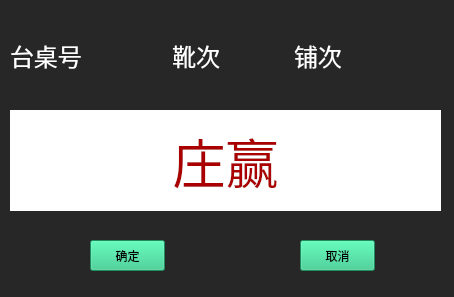
<?xml version="1.0" encoding="UTF-8"?>
<ui version="4.0">
 <class>Form</class>
 <widget class="QWidget" name="Form">
  <property name="geometry">
   <rect>
    <x>0</x>
    <y>0</y>
    <width>454</width>
    <height>297</height>
   </rect>
  </property>
  <property name="windowTitle">
   <string>Form</string>
  </property>
  <property name="styleSheet">
   <string notr="true">background-color: rgb(39, 39, 39);</string>
  </property>
  <widget class="QLabel" name="label_result">
   <property name="geometry">
    <rect>
     <x>10</x>
     <y>110</y>
     <width>431</width>
     <height>101</height>
    </rect>
   </property>
   <property name="font">
    <font>
     <family>方正粗黑宋简体</family>
     <pointsize>40</pointsize>
    </font>
   </property>
   <property name="styleSheet">
    <string notr="true">background-color: rgb(255, 255, 255);
color: rgb(170, 0, 0);</string>
   </property>
   <property name="text">
    <string>庄赢</string>
   </property>
   <property name="alignment">
    <set>Qt::AlignCenter</set>
   </property>
  </widget>
  <widget class="QPushButton" name="pu_enter">
   <property name="geometry">
    <rect>
     <x>90</x>
     <y>240</y>
     <width>75</width>
     <height>31</height>
    </rect>
   </property>
   <property name="styleSheet">
    <string notr="true">background-color: rgb(40, 197, 132);</string>
   </property>
   <property name="text">
    <string>确定</string>
   </property>
   <property name="shortcut">
    <string>Enter</string>
   </property>
  </widget>
  <widget class="QPushButton" name="pu_cancel">
   <property name="geometry">
    <rect>
     <x>300</x>
     <y>240</y>
     <width>75</width>
     <height>31</height>
    </rect>
   </property>
   <property name="styleSheet">
    <string notr="true">background-color: rgb(40, 197, 132);</string>
   </property>
   <property name="text">
    <string>取消</string>
   </property>
   <property name="shortcut">
    <string>Esc</string>
   </property>
  </widget>
  <widget class="QWidget" name="layoutWidget">
   <property name="geometry">
    <rect>
     <x>10</x>
     <y>40</y>
     <width>416</width>
     <height>31</height>
    </rect>
   </property>
   <layout class="QHBoxLayout" name="horizontalLayout">
    <item>
     <widget class="QLabel" name="label_2">
      <property name="font">
       <font>
        <family>方正粗黑宋简体</family>
        <pointsize>18</pointsize>
       </font>
      </property>
      <property name="styleSheet">
       <string notr="true">color: rgb(255, 255, 255);</string>
      </property>
      <property name="text">
       <string>台桌号</string>
      </property>
     </widget>
    </item>
    <item>
     <widget class="QLabel" name="label_desk_id">
      <property name="font">
       <font>
        <family>方正粗黑宋简体</family>
        <pointsize>18</pointsize>
       </font>
      </property>
      <property name="styleSheet">
       <string notr="true">color: rgb(255, 255, 0);</string>
      </property>
      <property name="text">
       <string/>
      </property>
     </widget>
    </item>
    <item>
     <widget class="QLabel" name="label_3">
      <property name="font">
       <font>
        <family>方正粗黑宋简体</family>
        <pointsize>18</pointsize>
       </font>
      </property>
      <property name="styleSheet">
       <string notr="true">color: rgb(255, 255, 255);</string>
      </property>
      <property name="text">
       <string>靴次</string>
      </property>
      <property name="alignment">
       <set>Qt::AlignRight|Qt::AlignTrailing|Qt::AlignVCenter</set>
      </property>
     </widget>
    </item>
    <item>
     <widget class="QLabel" name="label_boot">
      <property name="font">
       <font>
        <family>方正粗黑宋简体</family>
        <pointsize>18</pointsize>
       </font>
      </property>
      <property name="styleSheet">
       <string notr="true">color: rgb(255, 255, 0);</string>
      </property>
      <property name="text">
       <string/>
      </property>
     </widget>
    </item>
    <item>
     <widget class="QLabel" name="label_4">
      <property name="font">
       <font>
        <family>方正粗黑宋简体</family>
        <pointsize>18</pointsize>
       </font>
      </property>
      <property name="styleSheet">
       <string notr="true">color: rgb(255, 255, 255);</string>
      </property>
      <property name="text">
       <string>铺次</string>
      </property>
     </widget>
    </item>
    <item>
     <widget class="QLabel" name="label_pave">
      <property name="font">
       <font>
        <family>方正粗黑宋简体</family>
        <pointsize>18</pointsize>
       </font>
      </property>
      <property name="styleSheet">
       <string notr="true">color: rgb(255, 255, 0);</string>
      </property>
      <property name="text">
       <string/>
      </property>
     </widget>
    </item>
   </layout>
  </widget>
 </widget>
 <resources/>
 <connections/>
</ui>
